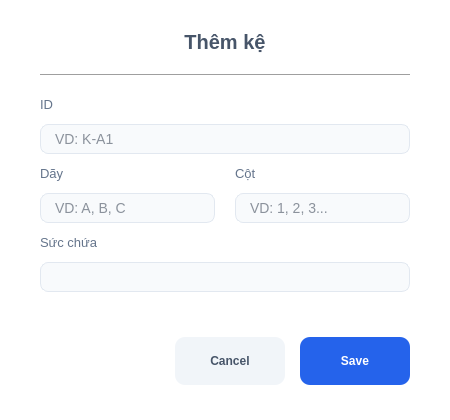
<?xml version="1.0" encoding="UTF-8"?>
<ui version="4.0">
 <class>dlg_add_shelf</class>
 <widget class="QDialog" name="dlg_add_shelf">
  <property name="windowModality">
   <enum>Qt::ApplicationModal</enum>
  </property>
  <property name="geometry">
   <rect>
    <x>0</x>
    <y>0</y>
    <width>450</width>
    <height>420</height>
   </rect>
  </property>
  <property name="minimumSize">
   <size>
    <width>450</width>
    <height>420</height>
   </size>
  </property>
  <property name="maximumSize">
   <size>
    <width>450</width>
    <height>420</height>
   </size>
  </property>
  <property name="windowTitle">
   <string>Thêm kệ mới</string>
  </property>
  <property name="styleSheet">
   <string notr="true">
    QDialog { background-color: #FFFFFF; }
    QLabel { color: #64748B; font-weight: normal; font-size: 13px; }
    QLineEdit {
        background-color: #F8FAFC;
        border: 1px solid #E2E8F0;
        border-radius: 8px;
        padding-left: 12px;
        color: #1E293B;
        font-size: 14px;
    }
    QLineEdit:focus { border: 1px solid #2563EB; background-color: #FFFFFF; }
   </string>
  </property>
  <layout class="QVBoxLayout" name="main_layout">
   <property name="spacing">
    <number>20</number>
   </property>
   <property name="leftMargin">
    <number>40</number>
   </property>
   <property name="topMargin">
    <number>30</number>
   </property>
   <property name="rightMargin">
    <number>40</number>
   </property>
   <property name="bottomMargin">
    <number>35</number>
   </property>
   <item>
    <widget class="QLabel" name="lbl_title">
     <property name="styleSheet">
      <string notr="true">font-size: 20px; color: #475569; font-weight: bold;</string>
     </property>
     <property name="text">
      <string>Thêm kệ</string>
     </property>
     <property name="alignment">
      <set>Qt::AlignCenter</set>
     </property>
    </widget>
   </item>
   <item>
    <widget class="Line" name="line_header">
     <property name="orientation">
      <enum>Qt::Horizontal</enum>
     </property>
    </widget>
   </item>
   <item>
    <layout class="QVBoxLayout" name="layout_fields">
     <property name="spacing">
      <number>12</number>
     </property>
     <item>
      <widget class="QLabel" name="lbl_id">
       <property name="text">
        <string>ID</string>
       </property>
      </widget>
     </item>
     <item>
      <widget class="QLineEdit" name="txt_shelf_id">
       <property name="minimumSize">
        <size>
         <width>100</width>
         <height>30</height>
        </size>
       </property>
       <property name="placeholderText">
        <string>VD: K-A1</string>
       </property>
      </widget>
     </item>
     <item>
      <layout class="QGridLayout" name="grid_row_col">
       <property name="horizontalSpacing">
        <number>20</number>
       </property>
       <property name="verticalSpacing">
        <number>12</number>
       </property>
       <item row="0" column="0">
        <widget class="QLabel" name="lbl_row">
         <property name="text">
          <string>Dãy</string>
         </property>
        </widget>
       </item>
       <item row="0" column="1">
        <widget class="QLabel" name="lbl_col">
         <property name="text">
          <string>Cột</string>
         </property>
        </widget>
       </item>
       <item row="1" column="0">
        <widget class="QLineEdit" name="txt_shelf_row">
         <property name="minimumSize">
          <size>
           <width>50</width>
           <height>30</height>
          </size>
         </property>
         <property name="placeholderText">
          <string>VD: A, B, C</string>
         </property>
        </widget>
       </item>
       <item row="1" column="1">
        <widget class="QLineEdit" name="txt_shelf_col">
         <property name="minimumSize">
          <size>
           <width>50</width>
           <height>30</height>
          </size>
         </property>
         <property name="placeholderText">
          <string>VD: 1, 2, 3...</string>
         </property>
        </widget>
       </item>
      </layout>
     </item>
     <item>
      <widget class="QLabel" name="lbl_capacity">
       <property name="text">
        <string>Sức chứa</string>
       </property>
      </widget>
     </item>
     <item>
      <widget class="QLineEdit" name="txt_shelf_capacity">
       <property name="minimumSize">
        <size>
         <width>100</width>
         <height>30</height>
        </size>
       </property>
      </widget>
     </item>
    </layout>
   </item>
   <item>
    <spacer name="spacer_v">
     <property name="orientation">
      <enum>Qt::Vertical</enum>
     </property>
     <property name="sizeHint" stdset="0">
      <size>
       <width>20</width>
       <height>20</height>
      </size>
     </property>
    </spacer>
   </item>
   <item>
    <layout class="QHBoxLayout" name="layout_actions">
     <property name="spacing">
      <number>15</number>
     </property>
     <item>
      <spacer name="spacer_h">
       <property name="orientation">
        <enum>Qt::Horizontal</enum>
       </property>
       <property name="sizeHint" stdset="0">
        <size>
         <width>40</width>
         <height>20</height>
        </size>
       </property>
      </spacer>
     </item>
     <item>
      <widget class="QPushButton" name="btn_secondary">
       <property name="minimumSize">
        <size>
         <width>110</width>
         <height>48</height>
        </size>
       </property>
       <property name="styleSheet">
        <string notr="true">background-color: #F1F5F9; color: #475569; border-radius: 10px; font-weight: bold;</string>
       </property>
       <property name="text">
        <string>Cancel</string>
       </property>
      </widget>
     </item>
     <item>
      <widget class="QPushButton" name="btn_primary">
       <property name="minimumSize">
        <size>
         <width>110</width>
         <height>48</height>
        </size>
       </property>
       <property name="styleSheet">
        <string notr="true">background-color: #2563EB; color: white; border-radius: 10px; font-weight: bold;</string>
       </property>
       <property name="text">
        <string>Save</string>
       </property>
      </widget>
     </item>
    </layout>
   </item>
  </layout>
 </widget>
 <resources/>
 <connections/>
</ui>
